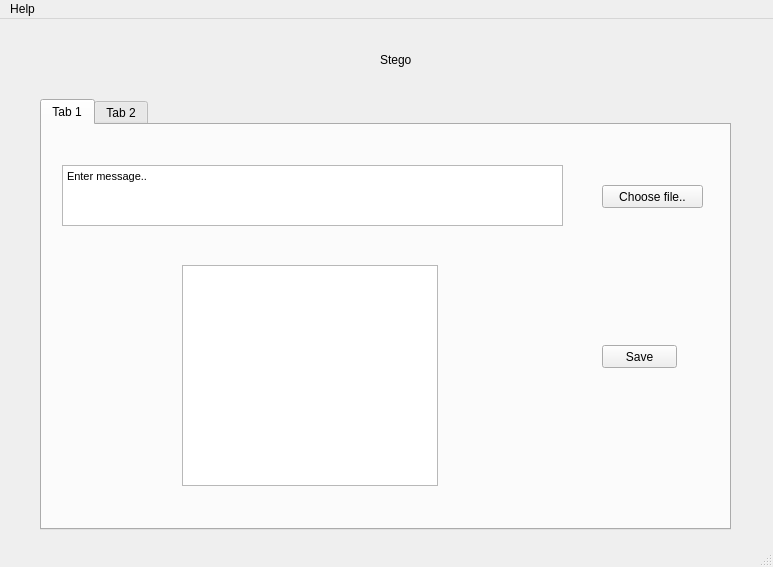
<?xml version="1.0" encoding="UTF-8"?>
<ui version="4.0">
 <class>Stego</class>
 <widget class="QMainWindow" name="Stego">
  <property name="geometry">
   <rect>
    <x>0</x>
    <y>0</y>
    <width>773</width>
    <height>567</height>
   </rect>
  </property>
  <property name="cursor">
   <cursorShape>ArrowCursor</cursorShape>
  </property>
  <property name="windowTitle">
   <string>MainWindow</string>
  </property>
  <widget class="QWidget" name="centralwidget">
   <widget class="QTabWidget" name="tabWidget">
    <property name="geometry">
     <rect>
      <x>40</x>
      <y>80</y>
      <width>691</width>
      <height>431</height>
     </rect>
    </property>
    <property name="cursor">
     <cursorShape>OpenHandCursor</cursorShape>
    </property>
    <property name="currentIndex">
     <number>0</number>
    </property>
    <widget class="QWidget" name="Encrypt">
     <property name="cursor">
      <cursorShape>OpenHandCursor</cursorShape>
     </property>
     <attribute name="title">
      <string>Tab 1</string>
     </attribute>
     <widget class="QTextEdit" name="textEdit">
      <property name="geometry">
       <rect>
        <x>20</x>
        <y>40</y>
        <width>501</width>
        <height>61</height>
       </rect>
      </property>
      <property name="html">
       <string>&lt;!DOCTYPE HTML PUBLIC &quot;-//W3C//DTD HTML 4.0//EN&quot; &quot;http://www.w3.org/TR/REC-html40/strict.dtd&quot;&gt;
&lt;html&gt;&lt;head&gt;&lt;meta name=&quot;qrichtext&quot; content=&quot;1&quot; /&gt;&lt;style type=&quot;text/css&quot;&gt;
p, li { white-space: pre-wrap; }
&lt;/style&gt;&lt;/head&gt;&lt;body style=&quot; font-family:'MS Shell Dlg 2'; font-size:8pt; font-weight:400; font-style:normal;&quot;&gt;
&lt;p style=&quot; margin-top:0px; margin-bottom:0px; margin-left:0px; margin-right:0px; -qt-block-indent:0; text-indent:0px;&quot;&gt;Enter message..&lt;/p&gt;&lt;/body&gt;&lt;/html&gt;</string>
      </property>
     </widget>
     <widget class="QGraphicsView" name="graphicsView">
      <property name="geometry">
       <rect>
        <x>140</x>
        <y>140</y>
        <width>256</width>
        <height>221</height>
       </rect>
      </property>
     </widget>
     <widget class="QPushButton" name="pushButton">
      <property name="geometry">
       <rect>
        <x>560</x>
        <y>220</y>
        <width>75</width>
        <height>23</height>
       </rect>
      </property>
      <property name="cursor">
       <cursorShape>OpenHandCursor</cursorShape>
      </property>
      <property name="text">
       <string>Save</string>
      </property>
     </widget>
     <widget class="QPushButton" name="pushButton_2">
      <property name="geometry">
       <rect>
        <x>560</x>
        <y>60</y>
        <width>101</width>
        <height>23</height>
       </rect>
      </property>
      <property name="cursor">
       <cursorShape>OpenHandCursor</cursorShape>
      </property>
      <property name="text">
       <string>Choose file..</string>
      </property>
     </widget>
    </widget>
    <widget class="QWidget" name="Decrypt">
     <attribute name="title">
      <string>Tab 2</string>
     </attribute>
     <widget class="QGraphicsView" name="graphicsView_2">
      <property name="geometry">
       <rect>
        <x>40</x>
        <y>60</y>
        <width>256</width>
        <height>221</height>
       </rect>
      </property>
     </widget>
     <widget class="QPushButton" name="pushButton_3">
      <property name="geometry">
       <rect>
        <x>40</x>
        <y>20</y>
        <width>101</width>
        <height>23</height>
       </rect>
      </property>
      <property name="cursor">
       <cursorShape>OpenHandCursor</cursorShape>
      </property>
      <property name="text">
       <string>Choose file..</string>
      </property>
     </widget>
     <widget class="QLabel" name="label_2">
      <property name="geometry">
       <rect>
        <x>360</x>
        <y>60</y>
        <width>241</width>
        <height>101</height>
       </rect>
      </property>
      <property name="cursor">
       <cursorShape>SizeVerCursor</cursorShape>
      </property>
      <property name="text">
       <string>Hidden message:</string>
      </property>
      <property name="alignment">
       <set>Qt::AlignLeading|Qt::AlignLeft|Qt::AlignTop</set>
      </property>
     </widget>
    </widget>
   </widget>
   <widget class="QLabel" name="label">
    <property name="geometry">
     <rect>
      <x>380</x>
      <y>20</y>
      <width>41</width>
      <height>41</height>
     </rect>
    </property>
    <property name="text">
     <string>Stego</string>
    </property>
    <property name="alignment">
     <set>Qt::AlignLeading|Qt::AlignLeft|Qt::AlignVCenter</set>
    </property>
   </widget>
  </widget>
  <widget class="QMenuBar" name="menubar">
   <property name="geometry">
    <rect>
     <x>0</x>
     <y>0</y>
     <width>773</width>
     <height>22</height>
    </rect>
   </property>
   <widget class="QMenu" name="menuHelp">
    <property name="title">
     <string>Help</string>
    </property>
   </widget>
   <addaction name="menuHelp"/>
  </widget>
  <widget class="QStatusBar" name="statusbar"/>
 </widget>
 <resources/>
 <connections/>
</ui>
